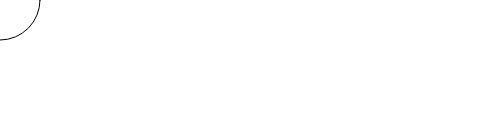
Frame 1 (no input)
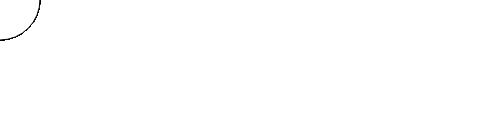
Frame 60 (no input)
Frame 120 (the mouse pressed at the canvas centre since frame 60): identical to frame 60, image omitted

The p5.js sketch that drew these frames (run headless with seeded random() and noise() and a simulated clock; from frame 60 on, the mouse is pressed at the canvas centre):

// p5.js sketch
// ── sketch.js
function setup() {
  createCanvas(480, 120);
}

function draw() {
    if ( mouseIsPressed ){
      fill(0);
    } else{
      fill(255);
    }
  ellipse(mouseX, mouseX, 80, 80);
  //if mouseX, mouseX || mouseY, mouseY >>> circle move in diagonal direction
}
